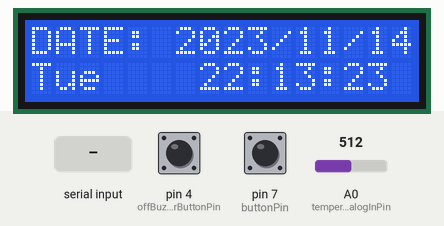
A sketch run on a simulated Arduino Uno, built with avr-gcc and run on an emulated ATmega328P. Parts: 16×2 character LCD. The inputs (shaded band) are chosen by the test bench; at power-on: pin 7 (buttonPin) LOW, pin 4 (offBuzzerButtonPin) LOW, A0 (temperatureAnalogInPin) = 512. The local clock reads 2024-03-15 10:24:30 at power-on unless the sketch sets it; what the sketch prints to the serial monitor is not drawn.

Above: at 4.2 s.
4.3 s: pin 7 (buttonPin) pulled HIGH for 0.15 s
At 5.5 s:
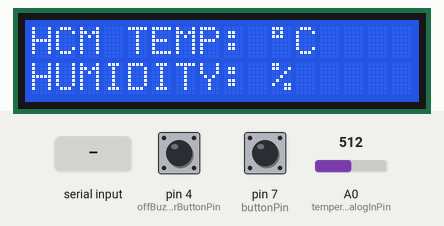
6.1 s: "90;45;200\n" received over the second serial link
At 7.8 s:
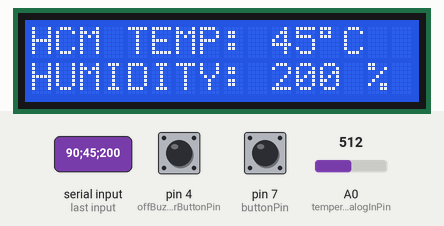
8.6 s: "90;45\n" received over the second serial link
At 10.8 s:
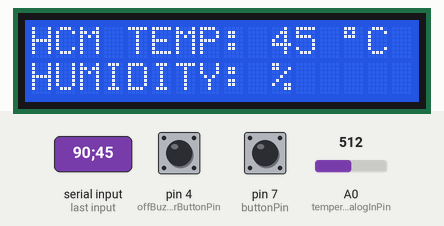
11.1 s: pin 7 (buttonPin) pulled HIGH for 1 s
At 12.7 s:
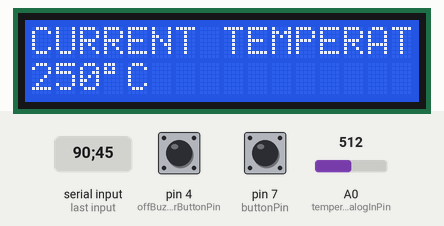
13.6 s: pin 7 (buttonPin) pulled HIGH for 1 s
At 15.2 s:
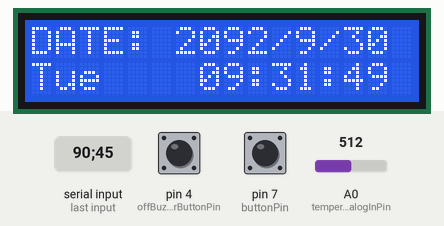
17.6 s: "200\n" received over the second serial link
At 19.1 s:
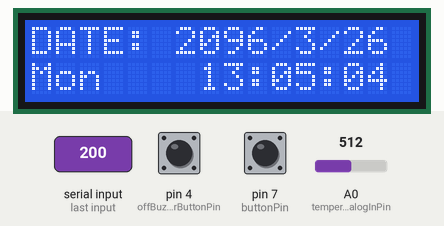
Timing chart, 0 to 20.6 s (numbered marks = the images above; inputs shaded):
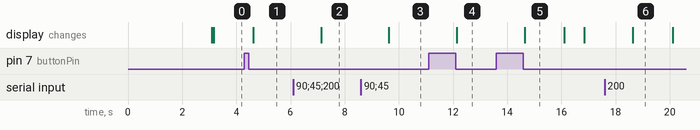

The sketch:

FINAL_UNO.ino
```cpp
#include <RTClib.h>
//#include <DS1307RTC.h>
#include <TimeLib.h>
#include <Wire.h>
#include <LiquidCrystal_I2C.h>
#include <SoftwareSerial.h>                // Thư viện cho cổng nối tiếp mềm
#define RX_PIN 11                          // Chân RX của cổng nối tiếp mềm
#define TX_PIN 12                          // Chân TX của cổng nối tiếp mềm
#define BUZZER_PIN 8                       // Chân kết nối với led
const int buttonPin = 7;                   // Chân nối nút nhấn đổi lcd
const int offBuzzerButtonPin = 4;          // Chân nút tắt buzzer
int temperatureAnalogInPin = A0;           // Chân analog để đọc nhiệt độ
LiquidCrystal_I2C lcd(0x27, 16, 2);        // Địa chỉ I2C và kích thước LCD (16x2)
SoftwareSerial unoSerial(RX_PIN, TX_PIN);  // Tạo một đối tượng cổng nối tiếp mềm
int buttonPushCounter = 0;                 // Biến đếm số lần nhấn nút
int buttonState = 0;                       // Trạng thái hiện tại của nút nhấn
int lastButtonState = 0;                   // Trạng thái trước đó của nút nhấn
String getValue(String data, char separator, int index);
unsigned long convertStringToLong(String str);
int alarmMinute = 0;
tmElements_t tm;
DateTime nowDateTime;
bool offBuzzerButtonState = false;
bool enableBuzz = false;
bool flag = 0;
unsigned long valueDateTimeEpoch;
String valueTime;
String valueHCMTemp;
String valueHumid;
String data;
int valueSetting_year;
int valueSetting_month;
int valueSetting_day;
int valueSetting_hour;
int valueSetting_min;
int valueSetting_sec;

// OTHER
// Ký hiệu độ cho LCD
byte degree[8] = {
  0b00011,
  0b00011,
  0b00000,
  0b00000,
  0b00000,
  0b00000,
  0b00000,
  0b00000
};

RTC_DS1307 rtc;
char daysOfTheWeek[7][12] = {
  "Sun",
  "Mon",
  "Tue",
  "Wed",
  "Thu",
  "Fri",
  "Sat"
};

void Button_Push(void) {
  // Đọc trạng thái nút nhấn
  buttonState = digitalRead(buttonPin);
  // Serial.println("buttonbuttonState");
  // Serial.println(buttonState);
  if (buttonState == HIGH) {
    delay(20);
    buttonState = digitalRead(buttonPin);
    if (buttonState == HIGH) {
      // Tăng biến đếm số lần nhấn
      buttonPushCounter++;
      Serial.println("buttonPushCounter");
      Serial.println(buttonPushCounter);
      if (buttonPushCounter > 2) {
        buttonPushCounter = 0;
      }
      do {
        Serial.println("treoooo");
      } while (digitalRead(buttonPin));
    }
  }
}

void setup() {
  Serial.begin(9600);
  unoSerial.begin(9600);  // Khởi tạo cổng nối tiếp mềm với tốc độ baud là 9600

  if (!rtc.begin()) {
    Serial.println("Couldn't find RTC");
  }
  // Serial.println("1730976837 diiiiiii");
  // Serial.println(convertStringToLong("1730976837"));
  // sets the RTC to the date & time on PC this sketch was compiled
  rtc.adjust(DateTime(__DATE__, __TIME__));
  // Serial.println("DATE");
  // Serial.println(__DATE__);
  // Serial.println("Time");
  // Serial.println(__TIME__);
  // sets the RTC with an explicit date & time, for example to set
  // January 21, 2021 at 3am you would call:
  // Serial.println("adjust to 1730976837");
  // rtc.adjust(DateTime(1 730 976 837));1 731 018 365  | 1 731 018 365

  pinMode(buttonPin, INPUT);
  pinMode(BUZZER_PIN, OUTPUT);
  lcd.init();                 // Khởi tạo LCD I2C
  lcd.backlight();            // Bật đèn nền LCD
  lcd.createChar(1, degree);  // Tạo ký tự độ (°)
  // attachInterrupt(digitalPinToInterrupt(buttonPin), Button_Push, RISING);
  // Hiển thị lời chào ban đầu
  lcd.setCursor(5, 0);
  lcd.print("GROUP4");
  lcd.setCursor(4, 1);
  lcd.print("Xin chao");
  delay(3000);
  lcd.clear();
}


long timerDelayRequestCalibrate = 5000;                  //delay time between each request 60s
long lastTimeCalibrate = -(timerDelayRequestCalibrate);  // để ngay lập tức gọi 1 lần khi vừa start chương trình
long lastTimeCalibrateRTC = -1000;
void loop() {
  Button_Push();
  // printTime(nowDateTime);
  if ((millis() - lastTimeCalibrateRTC) > 1000) {
    nowDateTime = rtc.now();
    lastTimeCalibrateRTC = millis();
  }

  //REQUEST CALIBRATE
  if ((millis() - lastTimeCalibrate) > timerDelayRequestCalibrate) {
    //REQUEST TO ESP
    Serial.println("request_calibrate now");
    unoSerial.print("req");
    delay(30);
    // tone(BUZZER_PIN, 1000, 500);  // send request buzz
    lastTimeCalibrate = millis();
  }

  //LISTEN TO REQUEST
  if (unoSerial.available()) {      // Nếu có dữ liệu từ cổng nối tiếp mềm
    data = unoSerial.readString();  // Đọc chuỗi dữ liệu
    Serial.println("data ne");
    Serial.println(data);

    String valueDateTimeEpochString = getValue(data, ';', 0);         // In ra chuỗi dữ liệu
    long tmpCompare = convertStringToLong(valueDateTimeEpochString);  // Tác,h phần tử thứ 0 theo ký tự phân cách ';'

    // Serial.println("valueDateTimeEpoch");
    // Serial.println(valueDateTimeEpoch);
    // Serial.println("tmpCompare");
    // Serial.println(tmpCompare);
    if (valueDateTimeEpoch < tmpCompare && tmpCompare > 10) {
      valueDateTimeEpoch = tmpCompare;
    }
    valueHCMTemp = getValue(data, ';', 1);  // Tách phần tử thứ 1 theo ký tự phân cách ';'
    valueHumid = getValue(data, ';', 2);    // Tách phần tử thứ 1 theo ký tự phân cách ';'

    valueSetting_year = getValue(data, ';', 3).toInt();
    valueSetting_month = getValue(data, ';', 4).toInt();
    valueSetting_day = getValue(data, ';', 5).toInt();
    valueSetting_hour = getValue(data, ';', 6).toInt();
    valueSetting_min = getValue(data, ';', 7).toInt();
    valueSetting_sec = getValue(data, ';', 8).toInt();

    // Serial.println("adjust epoch:");
    // Serial.println(valueDateTimeEpoch);
    rtc.adjust(DateTime(valueDateTimeEpoch));
    nowDateTime = rtc.now();
    Serial.println("HCM Temperature:" + valueHCMTemp);  // In ra phần tử thứ 1
    Serial.println("Humidity:" + valueHumid);           // In ra phần tử thứ 1
  }

  // Cập nhật nội dung hiển thị theo số lần nhấn nút
  if (buttonPushCounter == 0) {
    showDate(nowDateTime);
  } else if (buttonPushCounter == 1) {
    showHumidTemp(valueHCMTemp, valueHumid);
  } else if (buttonPushCounter == 2) {
    showTemperature();
  }


  // Serial.println(flag);
  if (nowDateTime.hour() != valueSetting_hour && nowDateTime.minute() != valueSetting_min) {
    // Serial.println("nowDateTime.hour()");
    // Serial.println(nowDateTime.hour());
    flag = 1;
    // Serial.println(flag);
    // Serial.println(nowDateTime.hour());
  }

  // && nowDateTime.minute() = valueSetting_min && valueSetting_hour != -1 && valueSetting_min != -1
  if (nowDateTime.hour() == valueSetting_hour && nowDateTime.minute() == valueSetting_min && flag == 1) {
    Serial.println("toi alarm ");
    Serial.println(flag);
    flag = 0;
    enableBuzz = true;
    // valueSetting_hour = -1;
    // valueSetting_min = -1;
  }

  // Serial.println(enableBuzz);

  if (enableBuzz && (nowDateTime.minute() == valueSetting_min)) {
    tone(BUZZER_PIN, 1000, 500);
  } else {
    noTone(BUZZER_PIN);
  }

  // Điều khiển bật/tắt buzzer bằng công tắc
  offBuzzerButtonState = digitalRead(offBuzzerButtonPin);

  if (offBuzzerButtonState == HIGH) {
    delay(70);
    offBuzzerButtonState = digitalRead(offBuzzerButtonPin);
    if (offBuzzerButtonState == HIGH) {
      Serial.println("da bi high");
      enableBuzz = false;
    }
  }
}


unsigned long convertStringToLong(String str) {
  long tong = 0;
  long so1 = str.substring(0, 4).toInt();
  // Serial.println("so 1");
  // Serial.println(so1);
  long so2 = str.substring(4, 8).toInt();
  // Serial.println("so 2");
  // Serial.println(so2);
  long so3 = str.substring(8, 10).toInt();
  // Serial.println("so 3");
  // Serial.println(so3);
  return so1 * 1000000 + so2 * 100 + so3;
}

long lastTimeLCDRefresh = 0;
int delayTimeLCDRefresh = 700;

// lastTimeLCDRefresh = 0;
// if ((millis() - lastTimeLCDRefresh) > delayTimeLCDRefresh) {

//   lastTimeLCDRefresh = millis();
// }

// lib function
void showHumidTemp(String temp, String humid) {
  // lastTimeLCDRefresh = 0;
  if ((millis() - lastTimeLCDRefresh) > delayTimeLCDRefresh) {
    lcd.clear();
    lcd.setCursor(0, 0);
    lcd.print("HCM TEMP: ");
    lcd.print(temp);
    lcd.write(223);  // Hiển thị ký tự độ C
    lcd.print("C");
    lcd.setCursor(0, 1);
    lcd.print("HUMIDITY: ");
    lcd.print(humid);
    lcd.print("%");
    lastTimeLCDRefresh = millis();
  }
}

int oldCurTemp = 0;
void showTemperature() {
  // lastTimeLCDRefresh = 0;
  if ((millis() - lastTimeLCDRefresh) > delayTimeLCDRefresh) {
    int tempCurrent = getCurrentTemperature(temperatureAnalogInPin);
    if (oldCurTemp != tempCurrent) {
      lcd.clear();
      lcd.setCursor(0, 0);
      lcd.print("CURRENT TEMPERATURE");
      lcd.setCursor(0, 1);
      lcd.print(tempCurrent);
      lcd.write(223);  // Hiển thị ký tự độ C
      lcd.print("C");
      oldCurTemp = tempCurrent;
    }
    lastTimeLCDRefresh = millis();
  }
}

// Hàm tách chuỗi dữ liệu theo ký tự phân cách và trả về phần tử thứ index
String getValue(String data, char separator, int index) {
  int found = 0;
  int strIndex[] = { 0, -1 };
  int maxIndex = data.length() - 1;

  for (int i = 0; i <= maxIndex && found <= index; i++) {
    if (data.charAt(i) == separator || i == maxIndex) {
      found++;
      strIndex[0] = strIndex[1] + 1;
      strIndex[1] = (i == maxIndex) ? i + 1 : i;
    }
  }
  return found > index ? data.substring(strIndex[0], strIndex[1]) : "";
}

// Hàm đọc nhiệt độ từ cảm biến
int getCurrentTemperature(int pinInput) {
  int val = analogRead(pinInput);
  float mv = (val / 1023.0) * 5000;  // Chuyển đổi giá trị ADC sang mV
  float cel = mv / 10;               // Chuyển đổi mV sang độ C
  return (int)cel;                   // Trả về nhiệt độ dưới dạng số nguyên
}

char buffer[2];  // Buffer to hold the formatted string
void showDate(DateTime time) {
  // lastTimeLCDRefresh = 0;
  if ((millis() - lastTimeLCDRefresh) > delayTimeLCDRefresh) {
    lcd.clear();
    lcd.setCursor(0, 0);
    lcd.print("DATE: ");
    lcd.print(time.year());
    lcd.print('/');
    lcd.print(time.month());
    lcd.print('/');
    lcd.print(time.day());
    lcd.setCursor(0, 1);
    lcd.print(daysOfTheWeek[time.dayOfTheWeek()]);
    lcd.print("    ");

    // lcd.print((String)time.hour());
    // if (time.hour() < 10) {
    //   lcd.println("0" + (String)time.hour());
    // } else {
    //   lcd.print((String)time.hour());
    // }

    sprintf(buffer, "%02d", time.hour());
    Serial.println(buffer);
    lcd.printstr(buffer);

    sprintf(buffer, "%02d", time.minute());
    Serial.println(buffer);
    lcd.print(':');
    lcd.printstr(buffer);


    sprintf(buffer, "%02d", time.second());
    Serial.println(buffer);
    lcd.print(':');
    lcd.printstr(buffer);

    // lcd.print(':');
    // if (time.second() < 10) {
    //   lcd.println("0" + (String)time.second());
    // } else {
    //   lcd.println((String)time.second());
    // }

    lastTimeLCDRefresh = millis();
    printTime(time);
  }
}


void printTime(DateTime time) {
  Serial.print("TIME: ");
  Serial.print(time.year(), DEC);
  Serial.print('/');
  Serial.print(time.month(), DEC);
  Serial.print('/');
  Serial.print(time.day(), DEC);
  Serial.print(" (");
  Serial.print(daysOfTheWeek[time.dayOfTheWeek()]);
  Serial.print(") ");
  Serial.print(time.hour(), DEC);
  Serial.print(':');
  Serial.print(time.minute(), DEC);
  Serial.print(':');
  Serial.println(time.second(), DEC);
}
```

Measured:
- after the input at 4.3 s, the display: changes after 0.32 s (image 1)
- after the input at 6.1 s, the display: changes after 1.0 s (image 2)
- after the input at 8.6 s, the display: changes after 1.0 s (image 3)
- after the input at 11.1 s, the display: changes after 1.0 s (image 4)
- after the input at 13.6 s, the display: changes after 1.0 s (image 5)
- after the input at 17.6 s, the display: changes after 1.0 s (image 6)
- what the display in image 5 shows lasts 1.5 s, from 14.6 s to 16.1 s
